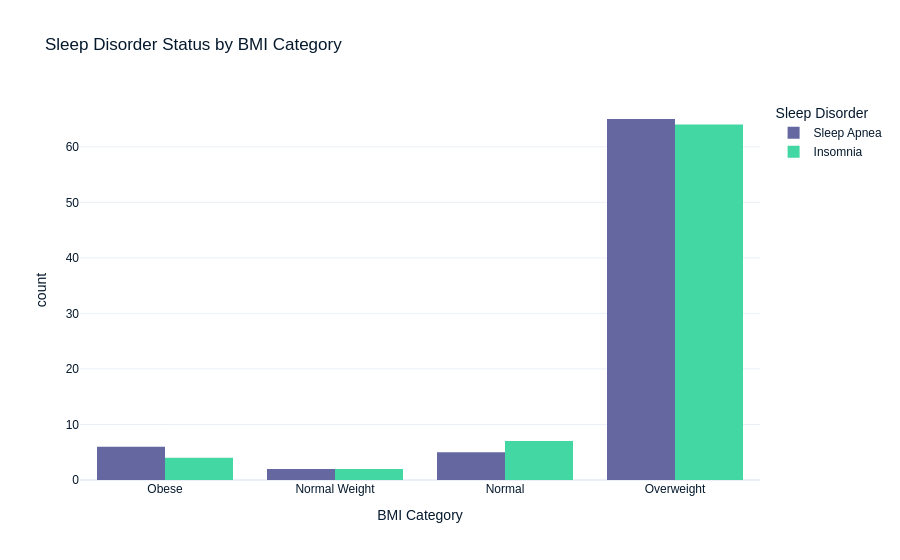

Write notebook code for a chart like this one.
### Code cell
import plotly.express as px

# Plot count of sleep disorder status by BMI category
fig = px.histogram(model_df, x='BMI Category', color='Sleep Disorder', barmode='group',
                   title='Sleep Disorder Status by BMI Category')
fig.show()

### Figure 1 — Plotly figure (JSON) as saved in the notebook; plotly's stock layout.template omitted (floating-point values rounded to 4 significant figures)
{"data": [{"alignmentgroup": "True", "bingroup": "x", "hovertemplate": "Sleep Disorder=Sleep Apnea<br>BMI Category=%{x}<br>count=%{y}<extra></extra>", "legendgroup": "Sleep Apnea", "marker": {"color": "#6568a0", "pattern": {"shape": ""}}, "name": "Sleep Apnea", "offsetgroup": "Sleep Apnea", "orientation": "v", "showlegend": true, "x": ["Obese", "Obese", "Normal Weight", "Normal", "Normal Weight", "Normal", "Overweight", "Overweight", "Obese", "Overweight", "Normal", "Normal", "Obese", "Overweight", "Overweight", "Normal", "Overweight", "Overweight", "Overweight", "Overweight", "Overweight", "Overweight", "Overweight", "Overweight", "Overweight", "Overweight", "Obese", "Obese", "Overweight", "Overweight", "Overweight", "Overweight", "Overweight", "Overweight", "Overweight", "Overweight", "Overweight", "Overweight", "Overweight", "Overweight", "Overweight", "Overweight", "Overweight", "Overweight", "Overweight", "Overweight", "Overweight", "Overweight", "Overweight", "Overweight", "Overweight", "Overweight", "Overweight", "Overweight", "Overweight", "Overweight", "Overweight", "Overweight", "Overweight", "Overweight", "Overweight", "Overweight", "Overweight", "Overweight", "Overweight", "Overweight", "Overweight", "Overweight", "Overweight", "Overweight", "Overweight", "Overweight", "Overweight", "Overweight", "Overweight", "Overweight", "Overweight", "Overweight"], "xaxis": "x", "yaxis": "y", "type": "histogram"}, {"alignmentgroup": "True", "bingroup": "x", "hovertemplate": "Sleep Disorder=Insomnia<br>BMI Category=%{x}<br>count=%{y}<extra></extra>", "legendgroup": "Insomnia", "marker": {"color": "#43d7a4", "pattern": {"shape": ""}}, "name": "Insomnia", "offsetgroup": "Insomnia", "orientation": "v", "showlegend": true, "x": ["Obese", "Obese", "Normal Weight", "Normal Weight", "Normal", "Normal", "Overweight", "Normal", "Overweight", "Normal", "Overweight", "Overweight", "Overweight", "Overweight", "Overweight", "Overweight", "Overweight", "Overweight", "Overweight", "Overweight", "Overweight", "Overweight", "Overweight", "Overweight", "Overweight", "Overweight", "Normal", "Normal", "Overweight", "Overweight", "Overweight", "Overweight", "Overweight", "Overweight", "Overweight", "Overweight", "Overweight", "Overweight", "Overweight", "Overweight", "Overweight", "Overweight", "Overweight", "Overweight", "Overweight", "Overweight", "Overweight", "Overweight", "Overweight", "Overweight", "Overweight", "Overweight", "Overweight", "Overweight", "Overweight", "Overweight", "Overweight", "Overweight", "Overweight", "Overweight", "Overweight", "Overweight", "Overweight", "Overweight", "Overweight", "Overweight", "Overweight", "Obese", "Obese", "Overweight", "Overweight", "Overweight", "Overweight", "Overweight", "Overweight", "Overweight", "Normal"], "xaxis": "x", "yaxis": "y", "type": "histogram"}], "layout": {"xaxis": {"anchor": "y", "domain": [0, 1], "title": {"text": "BMI Category"}}, "yaxis": {"anchor": "x", "domain": [0, 1], "title": {"text": "count"}}, "legend": {"title": {"text": "Sleep Disorder"}, "tracegroupgap": 0}, "title": {"text": "Sleep Disorder Status by BMI Category"}, "barmode": "group"}}
